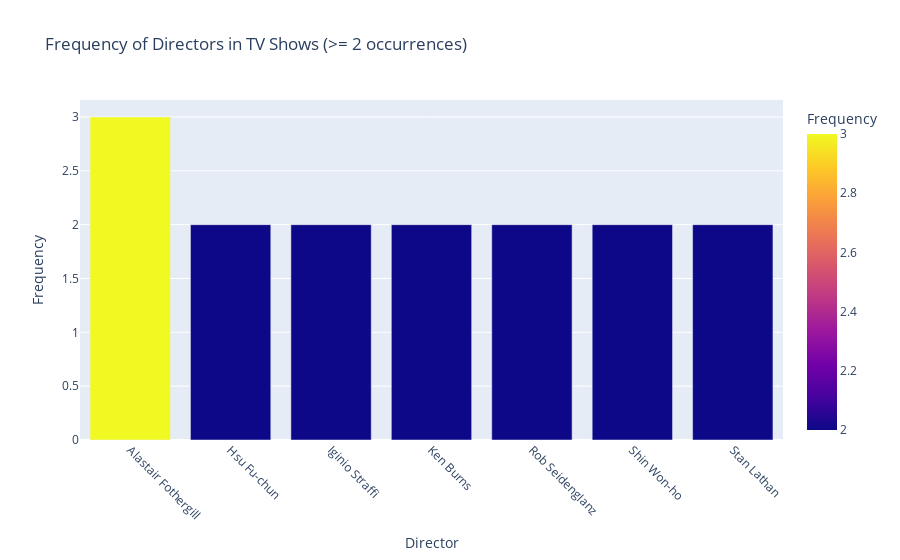
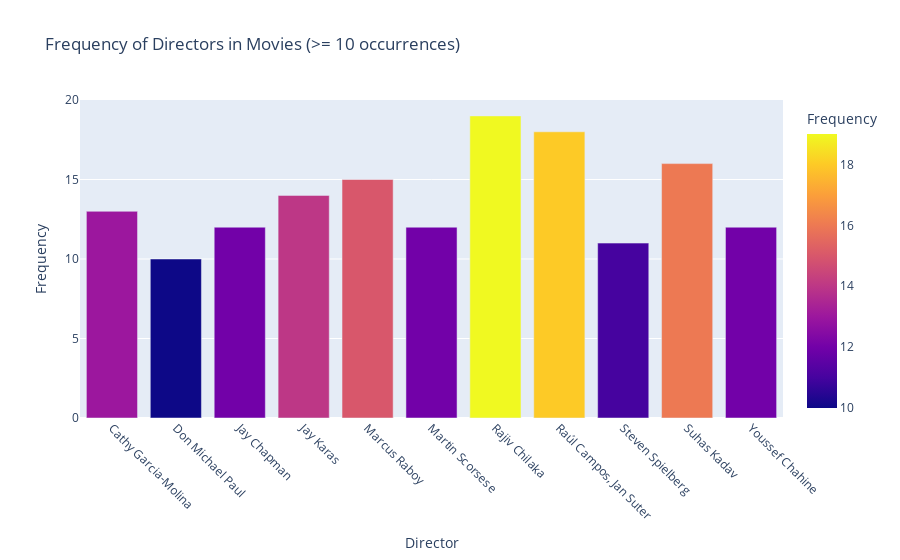

Notebook code for these charts, in order:
### Markdown cell above
# Encode: Use different visual properties (color, size, shape) to encode additional dimensions.
## 
- Analysis: To see the directors who have directored more than the threshold , for tv shows more that 2 and for movies more than 10 movies
- Type: Bar plot with color/size encoding.
- Customisation: 
 - Dropdown: Lets the user to select the director 
 - Bar Graph : no of movies director
 - Line Graph : Timeline of the movies directed
 - Arrow Keys: Left Key to navigate previous state of plot , right key to naviagte to next state
 - Box Select : To Select specific regions and zoom in
 - color : color range shows the frequency of the movies directed
 - on hover : on hover on bars give you the list of projects they have directed

### Code cell
# Split directors and count the occurrences
tv_directors = df[df['type'] == 'TV Show']
movie_directors = df[df['type'] == 'Movie']



# Calculate the count of movies directed by each director for TV shows and movies
tv_director_counts = tv_directors.explode('director').groupby('director').size()
movie_director_counts = movie_directors.explode('director').groupby('director').size()

# Filter directors with at least 2 occurrences for TV Shows and 10 occurrences for Movies
filtered_tv_directors = tv_director_counts[tv_director_counts >= 2]
filtered_movie_directors = movie_director_counts[movie_director_counts >= 10]

# Create a function to get movies directed by a director
def get_movies(director):
    return df[(df['director'] == director) & (df['type'] == 'Movie')]['title'].tolist()

# Create dataframes for the plots
tv_df = pd.DataFrame({'director': filtered_tv_directors.index, 'count': filtered_tv_directors.values})
tv_df['movies'] = tv_df['director'].apply(get_movies)

movie_df = pd.DataFrame({'director': filtered_movie_directors.index, 'count': filtered_movie_directors.values})
movie_df['movies'] = movie_df['director'].apply(get_movies)

# Create Plotly figures
fig_tv = px.bar(tv_df, x='director', y='count', color='count',
                labels={'director': 'Director', 'count': 'Frequency'},
                title='Frequency of Directors in TV Shows (>= 2 occurrences)',
                hover_data={'director': False, 'count': False, 'movies': True})
fig_tv.update_xaxes(tickangle=45)

fig_movie = px.bar(movie_df, x='director', y='count', color='count',
                   labels={'director': 'Director', 'count': 'Frequency'},
                   title='Frequency of Directors in Movies (>= 10 occurrences)',
                   hover_data={'director': False, 'count': False, 'movies': True})
fig_movie.update_xaxes(tickangle=45)

# Show the plots
fig_tv.show()
fig_movie.show()

### Figure 1 — Plotly figure (JSON) as saved in the notebook; plotly's stock layout.template omitted (floating-point values rounded to 4 significant figures)
{"data": [{"alignmentgroup": "True", "customdata": [[[]], [[]], [[]], [[]], [[]], [[]], [["Dave Chappelle: Sticks & Stones", "Mo Amer: The Vagabond"]]], "hovertemplate": "movies=%{customdata[0]}<extra></extra>", "legendgroup": "", "marker": {"color": [3, 2, 2, 2, 2, 2, 2], "coloraxis": "coloraxis", "pattern": {"shape": ""}}, "name": "", "offsetgroup": "", "orientation": "v", "showlegend": false, "textposition": "auto", "type": "bar", "x": ["Alastair Fothergill", "Hsu Fu-chun", "Iginio Straffi", "Ken Burns", "Rob Seidenglanz", "Shin Won-ho", "Stan Lathan"], "xaxis": "x", "y": [3, 2, 2, 2, 2, 2, 2], "yaxis": "y"}], "layout": {"barmode": "relative", "coloraxis": {"colorbar": {"title": {"text": "Frequency"}}, "colorscale": [[0, "#0d0887"], [0.1111, "#46039f"], [0.2222, "#7201a8"], [0.3333, "#9c179e"], [0.4444, "#bd3786"], [0.5556, "#d8576b"], [0.6667, "#ed7953"], [0.7778, "#fb9f3a"], [0.8889, "#fdca26"], [1, "#f0f921"]]}, "legend": {"tracegroupgap": 0}, "title": {"text": "Frequency of Directors in TV Shows (>= 2 occurrences)"}, "xaxis": {"anchor": "y", "domain": [0, 1], "tickangle": 45, "title": {"text": "Director"}}, "yaxis": {"anchor": "x", "domain": [0, 1], "title": {"text": "Frequency"}}}}

### Figure 2 — Plotly figure (JSON) as saved in the notebook; plotly's stock layout.template omitted (floating-point values rounded to 4 significant figures; data arrays with more than 128 entries replaced by an {"elided": "..."} marker saying what was removed)
{"data": [{"alignmentgroup": "True", "customdata": {"elided": "11 rows, 152 str values in total"}, "hovertemplate": "movies=%{customdata[0]}<extra></extra>", "legendgroup": "", "marker": {"color": [13, 10, 12, 14, 15, 12, 19, 18, 11, 16, 12], "coloraxis": "coloraxis", "pattern": {"shape": ""}}, "name": "", "offsetgroup": "", "orientation": "v", "showlegend": false, "textposition": "auto", "type": "bar", "x": ["Cathy Garcia-Molina", "Don Michael Paul", "Jay Chapman", "Jay Karas", "Marcus Raboy", "Martin Scorsese", "Rajiv Chilaka", "Raúl Campos, Jan Suter", "Steven Spielberg", "Suhas Kadav", "Youssef Chahine"], "xaxis": "x", "y": [13, 10, 12, 14, 15, 12, 19, 18, 11, 16, 12], "yaxis": "y"}], "layout": {"barmode": "relative", "coloraxis": {"colorbar": {"title": {"text": "Frequency"}}, "colorscale": [[0, "#0d0887"], [0.1111, "#46039f"], [0.2222, "#7201a8"], [0.3333, "#9c179e"], [0.4444, "#bd3786"], [0.5556, "#d8576b"], [0.6667, "#ed7953"], [0.7778, "#fb9f3a"], [0.8889, "#fdca26"], [1, "#f0f921"]]}, "legend": {"tracegroupgap": 0}, "title": {"text": "Frequency of Directors in Movies (>= 10 occurrences)"}, "xaxis": {"anchor": "y", "domain": [0, 1], "tickangle": 45, "title": {"text": "Director"}}, "yaxis": {"anchor": "x", "domain": [0, 1], "title": {"text": "Frequency"}}}}
